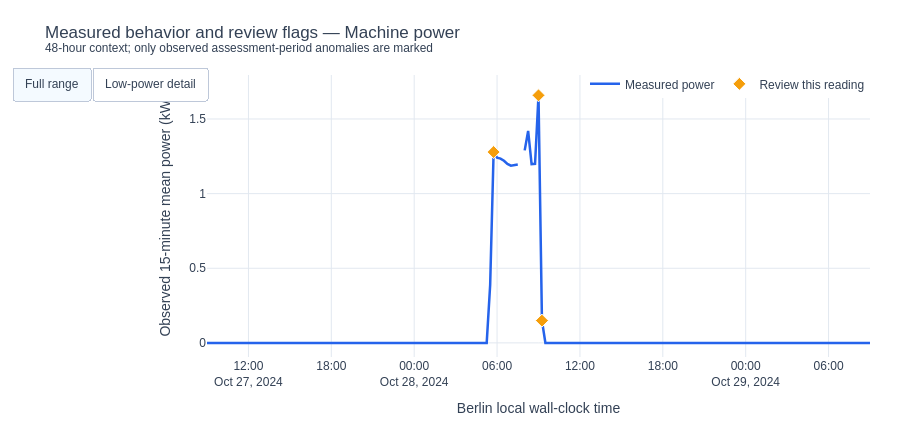
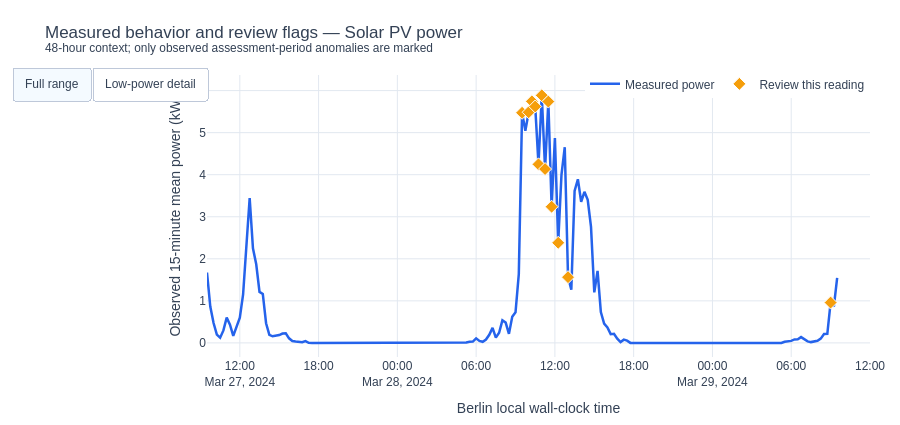

The code cell stored with these charts, in order, in its notebook:
### Markdown cell above
### ❓ 4. When should an engineer look more closely?
A single unusual quarter-hour is not enough to declare a machine faulty. We show **episodes of adjacent review intervals** and a **real measured-power graph** so an engineer can see what happened around them.

### Code cell
def review_episodes(frame, system):
    flags = frame.loc[frame.review_flag, ["WsDateTime", "power_kw", "surprise_score"]].copy()
    if flags.empty:
        return pd.DataFrame(columns=["System", "Start", "End", "Duration_min", "Intervals", "Peak_abs_kW", "Peak_surprise"])
    episode = flags.WsDateTime.diff().ne(pd.Timedelta(minutes=15)).cumsum()
    out = (flags.assign(_episode=episode)
           .groupby("_episode", as_index=False)
           .agg(Start=("WsDateTime", "min"), Last=("WsDateTime", "max"),
                Intervals=("WsDateTime", "size"), Peak_abs_kW=("power_kw", lambda s: s.abs().max()),
                Peak_surprise=("surprise_score", "max")))
    out["End"] = out.pop("Last") + pd.Timedelta(minutes=15)
    out["Duration_min"] = out["Intervals"] * 15
    out["System"] = system
    return out[["System", "Start", "End", "Duration_min", "Intervals", "Peak_abs_kW", "Peak_surprise"]]

all_events = pd.concat([review_episodes(df, SYSTEMS[key]["id"])
                        for key, df in monitors.items()], ignore_index=True)
events = all_events.sort_values(["Peak_surprise", "Duration_min"], ascending=False)
show_table(events.head(12), caption="Top review episodes — grouped to reduce alert noise")
if len(events):
    concentration = 100 * events.head(5)["Intervals"].sum() / events["Intervals"].sum()
    display(Markdown(
        f"**Alert concentration:** the five highest-surprise episodes "
        f"contain **{concentration:.1f}%** of reviewed intervals. "
        "These are observations for human investigation, not measured downtime."
    ))


def plot_review_window(key):
    df = monitors[key]
    assessed = df.loc[(df.period == "assessment") & df.power_kw.notna()].copy()
    if assessed.empty:
        display(Markdown(f"*{SYSTEMS[key]['label']}: no observed assessment window to plot.*"))
        return
    alerts = assessed.loc[assessed.review_flag]
    # Show the highest assessed machine load, not the largest shutdown.
    if key == "machine":
        focus = assessed.loc[assessed.power_kw.idxmax(), "WsDateTime"]
    else:
        focus = (alerts.loc[alerts.change_kw.abs().fillna(0).idxmax(), "WsDateTime"] if len(alerts)
                 else assessed.loc[assessed.power_kw.idxmax(), "WsDateTime"])
    view = df.loc[df.WsDateTime.between(focus - pd.Timedelta(hours=24),
                                        focus + pd.Timedelta(hours=24))].copy()
    bad = view.loc[view.review_flag]
    fig = go.Figure()
    fig.add_trace(go.Scatter(x=view.WsDateTime, y=view.power_kw, name="Measured power",
        mode="lines", line=dict(color=BLUE, width=2.5), connectgaps=False,
        hovertemplate="%{x|%d %b %Y %H:%M}<br>%{y:.3f} kW<extra></extra>"))
    if not bad.empty:
        fig.add_trace(go.Scatter(x=bad.WsDateTime, y=bad.power_kw,
            mode="markers", name="Review this reading", marker=dict(color=ORANGE,
            size=10, symbol="diamond", line=dict(color="white", width=1)),
            hovertemplate="%{x|%d %b %Y %H:%M}<br>%{y:.3f} kW<extra></extra>"))
    fig.update_yaxes(title="Observed 15-minute mean power (kW)")
    fig.update_xaxes(title="Berlin local wall-clock time")
    # Optional zoom changes only the axis, not the measured series or review flags.
    low_top = 0.12 if key == "machine" else 0.40
    fig.update_layout(updatemenus=[dict(type="buttons", direction="right", x=0, y=1.03,
        buttons=[dict(label="Full range", method="relayout", args=[{"yaxis.autorange": True}]),
                 dict(label="Low-power detail", method="relayout",
                      args=[{"yaxis.range": [-0.005, low_top]}])])])
    polish(fig, f"Measured behavior and review flags — {SYSTEMS[key]['label']}",
           "48-hour context; only observed assessment-period anomalies are marked", height=425)

plot_review_window("machine")
plot_review_window("pv")
report(f"**{len(events):,} review episodes** across both systems. "
       "The machine view shows its **highest assessed 15-minute mean**, not the EDA five-second peak. "
       "Orange means **check this reading**, not a confirmed failure. "
       "Use **Low-power detail** to see small changes without hiding larger peaks. "
       "Missing measurements remain gaps.")

### Figure 1 — Plotly figure (JSON) as saved in the notebook; plotly's stock layout.template omitted (floating-point values rounded to 4 significant figures; data arrays with more than 128 entries replaced by an {"elided": "..."} marker saying what was removed)
{"data": [{"connectgaps": false, "hovertemplate": "%{x|%d %b %Y %H:%M}<br>%{y:.3f} kW<extra></extra>", "line": {"color": "#2563eb", "width": 2.5}, "mode": "lines", "name": "Measured power", "type": "scatter", "x": {"elided": "193 str values"}, "y": {"elided": "193 float values"}}, {"hovertemplate": "%{x|%d %b %Y %H:%M}<br>%{y:.3f} kW<extra></extra>", "marker": {"color": "#f59e0b", "line": {"color": "white", "width": 1}, "size": 10, "symbol": "diamond"}, "mode": "markers", "name": "Review this reading", "type": "scatter", "x": ["2024-10-28T05:45:00.000", "2024-10-28T09:00:00.000", "2024-10-28T09:15:00.000"], "y": [1.279, 1.658, 0.1492]}], "layout": {"font": {"color": "#334155", "family": "Arial, sans-serif", "size": 12}, "height": 425, "hovermode": "x unified", "legend": {"orientation": "h", "x": 1, "xanchor": "right", "y": 1.02}, "margin": {"b": 50, "l": 55, "r": 30, "t": 75}, "paper_bgcolor": "white", "plot_bgcolor": "white", "title": {"text": "Measured behavior and review flags — Machine power<br><sup>48-hour context; only observed assessment-period anomalies are marked</sup>", "x": 0.05}, "updatemenus": [{"buttons": [{"args": [{"yaxis.autorange": true}], "label": "Full range", "method": "relayout"}, {"args": [{"yaxis.range": [-0.005, 0.12]}], "label": "Low-power detail", "method": "relayout"}], "direction": "right", "type": "buttons", "x": 0, "y": 1.03}], "xaxis": {"gridcolor": "#e2e8f0", "title": {"text": "Berlin local wall-clock time"}, "zeroline": false}, "yaxis": {"gridcolor": "#e2e8f0", "title": {"text": "Observed 15-minute mean power (kW)"}, "zeroline": false}}}

### Figure 2 — Plotly figure (JSON) as saved in the notebook; plotly's stock layout.template omitted (floating-point values rounded to 4 significant figures; data arrays with more than 128 entries replaced by an {"elided": "..."} marker saying what was removed)
{"data": [{"connectgaps": false, "hovertemplate": "%{x|%d %b %Y %H:%M}<br>%{y:.3f} kW<extra></extra>", "line": {"color": "#2563eb", "width": 2.5}, "mode": "lines", "name": "Measured power", "type": "scatter", "x": {"elided": "193 str values"}, "y": {"elided": "193 float values"}}, {"hovertemplate": "%{x|%d %b %Y %H:%M}<br>%{y:.3f} kW<extra></extra>", "marker": {"color": "#f59e0b", "line": {"color": "white", "width": 1}, "size": 10, "symbol": "diamond"}, "mode": "markers", "name": "Review this reading", "type": "scatter", "x": ["2024-03-28T09:30:00.000", "2024-03-28T10:00:00.000", "2024-03-28T10:15:00.000", "2024-03-28T10:30:00.000", "2024-03-28T10:45:00.000", "2024-03-28T11:00:00.000", "2024-03-28T11:15:00.000", "2024-03-28T11:30:00.000", "2024-03-28T11:45:00.000", "2024-03-28T12:15:00.000", "2024-03-28T13:00:00.000", "2024-03-29T09:00:00.000"], "y": [5.472, 5.485, 5.745, 5.622, 4.246, 5.887, 4.134, 5.739, 3.239, 2.38, 1.564, 0.9587]}], "layout": {"font": {"color": "#334155", "family": "Arial, sans-serif", "size": 12}, "height": 425, "hovermode": "x unified", "legend": {"orientation": "h", "x": 1, "xanchor": "right", "y": 1.02}, "margin": {"b": 50, "l": 55, "r": 30, "t": 75}, "paper_bgcolor": "white", "plot_bgcolor": "white", "title": {"text": "Measured behavior and review flags — Solar PV power<br><sup>48-hour context; only observed assessment-period anomalies are marked</sup>", "x": 0.05}, "updatemenus": [{"buttons": [{"args": [{"yaxis.autorange": true}], "label": "Full range", "method": "relayout"}, {"args": [{"yaxis.range": [-0.005, 0.4]}], "label": "Low-power detail", "method": "relayout"}], "direction": "right", "type": "buttons", "x": 0, "y": 1.03}], "xaxis": {"gridcolor": "#e2e8f0", "title": {"text": "Berlin local wall-clock time"}, "zeroline": false}, "yaxis": {"gridcolor": "#e2e8f0", "title": {"text": "Observed 15-minute mean power (kW)"}, "zeroline": false}}}
